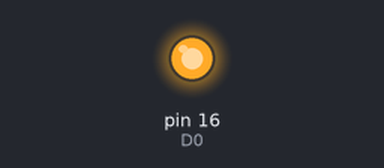
Simulated run of this sketch. Board: Arduino Uno, built with avr-gcc and run on an emulated ATmega328P. On the bench: output pins drawn as LEDs (lit = HIGH).

Above: at 0.5 s.
At 10.5 s:
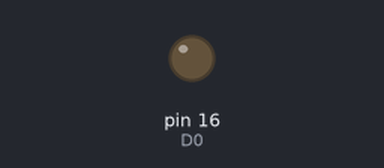
Timing chart, 0 to 11.7 s (numbered marks = the images above):
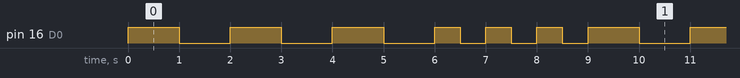

The sketch:

Lab_1.ino
```cpp
#define D0 16
#define LED D0

void setup() {
pinMode(LED,OUTPUT);

}

void loop() {
 for (int i = 0; i < 3; i++) {
digitalWrite(LED,HIGH); // Pin D0 is HIGH
delay(1000);
digitalWrite(LED,LOW); // Pin D0 is LOW
delay(1000);
  }

 for (int i = 0; i < 3; i++) {
digitalWrite(LED,HIGH); // Pin D0 is HIGH
delay(500);
digitalWrite(LED,LOW); // Pin D0 is LOW
delay(500);
  }

}
```

Measured:
- by itself, pin 16 (D0): repeats every 9.0 s: 2 × (LOW 1.0 s, HIGH 1.0 s), LOW 1.0 s, 3 × (HIGH 0.50 s, LOW 0.50 s), HIGH 1.0 s
- by itself, everything shown: repeats every 9.0 s, in 12 steps
